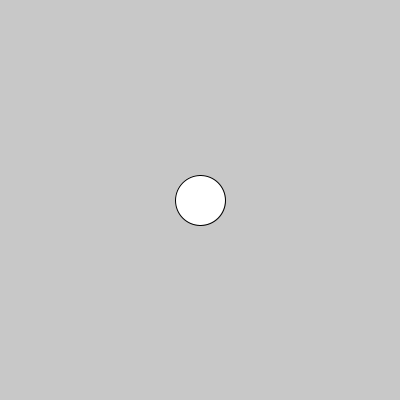
Frame 1 (no input)
Frame 60 (the mouse pressed at the canvas centre just before this capture): identical to frame 1, image omitted
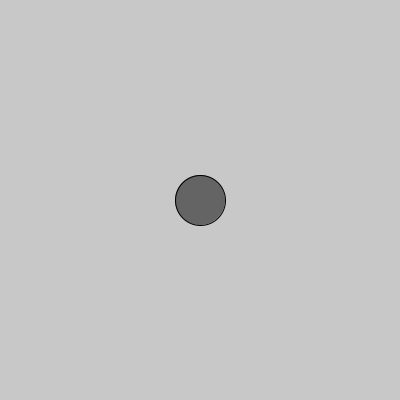
Frame 120 (the mouse held since frame 60 and released just before this capture)

The Processing sketch that drew these frames (run headless with seeded random() and noise(); from frame 60 on, the mouse is pressed at the canvas centre):

// Processing sketch: boton_circular
// ── boton_circular.pde
void setup() {
  size(400, 400);
  textSize(30);
}

void draw() {
  background(200);
  if(dist(mouseX, mouseY, 200, 200) < 50/2){
    fill(100);
  }else{
    fill(255);
  }
  
  ellipse(200,200,50,50);
  //line(mouseX, mouseY, 200, 200);
  
  
}

void mouseClicked() {
}

void keyPressed() {
}
